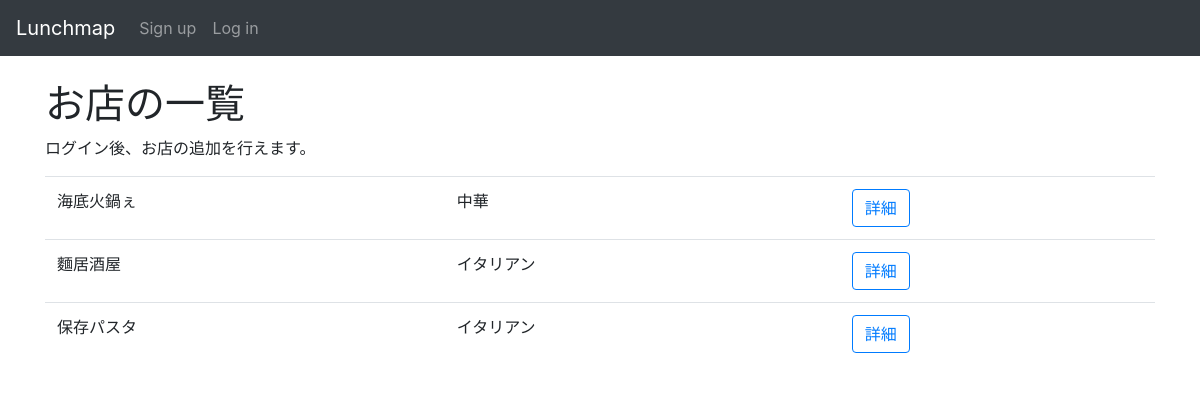
Page /lunchmap/ on the earlier database version.
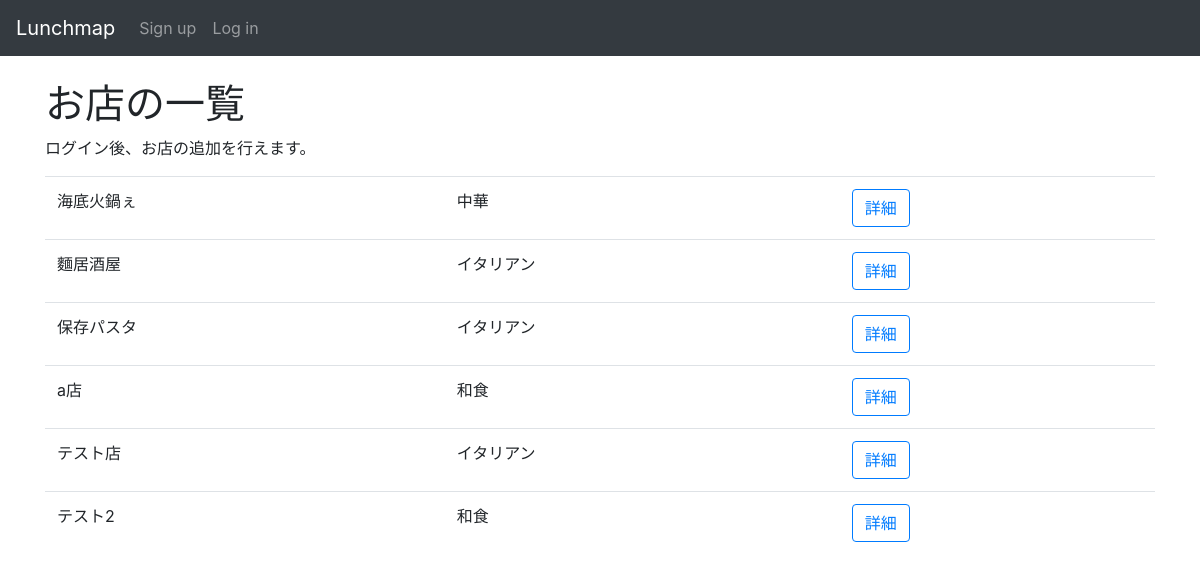
Same page on the later database version.
### lunchmap/models.py (models this page shows, shortened)
class Shop(models.Model):
    name=models.CharField(max_length=255)
    adress=models.CharField(max_length=255)
    author=models.ForeignKey(
        'auth.User',
        on_delete=models.CASCADE,
    )
    category=models.ForeignKey(
        Category,
        on_delete=models.PROTECT,
    )
    created_at=models.DateTimeField(auto_now_add=True)
    updated_at=models.DateTimeField(auto_now=True)

class Category(models.Model):
    name = models.CharField(max_length=255)
    author = models.ForeignKey(
        'auth.User',
        on_delete=models.CASCADE,
    )

### lunchmap/views.py (the view)
# urls.py: path('',views.IndexView.as_view(),name='index'),
class IndexView(ListView):
    model = Shop

### lunchmap/templates/lunchmap/shop_list.html
{% extends 'layout.html' %}
{% block content %}
<h1>お店の一覧</h1>
{% if user.is_authenticated %}
    <a href="{% url 'lunchmap:create' %}">お店の追加</a>
{% else %}
    <p>ログイン後、お店の追加を行えます。</p>
{% endif %}
<table class="table table-hover">
{% for shop in object_list %}
<tr>
    <td>{{ shop.name }}</td>
    <td>{{ shop.category.name }}</td>
    <td><a href="{% url 'lunchmap:detail' shop.id %}" class="btn btn-outline-primary">詳細</a></td>
</tr>
{% endfor %}
</table>
{% endblock %}

### templates/layout.html (shortened to what this page needs)
<!DOCTYPE html>
<html>
<head>
    <link rel='stylesheet' href='https://maxcdn.bootstrapcdn.com/bootstrap/4.0.0/css/bootstrap.min.css'>
    <link href='https://api.mapbox.com/mapbox-gl-js/v1.4.1/mapbox-gl.css' rel='stylesheet' />
</head>
<body>
    <nav class="navbar navbar-expand-sm navbar-dark bg-dark fixed-top">
        <a class="navbar-brand" href="{% url 'lunchmap:index' %}">Lunchmap</a>
        <ul class="navbar-nav">
            {% if user.is_authenticated %}
            <li class="nav-time">
                <span class="navbar-text"> {{ user }} -</span></li>
            <li class="nav-item"><a href="{% url 'logout' %}" class="logout nav-link">Log Out</a></li>
            {% else %}
            <li class="nav-item"><a href="{% url 'accounts:signup' %}" class="login nav-link">Sign up</a></li>
            <li class="nav-item"><a href="{% url 'login' %}" class="login nav-link">Log in</a></li>
            {% endif %}
        </ul>
    </nav>
    <div class="container">
    {% block content %}
    {% endblock %}
    </div>
</body>
</html>

### templates/layout.html (style rules this page uses)
body { padding-top: 80px; }

Differences in the rows shown:
added Shop: name "a店", category.name "和食"
added Shop: name "テスト店", category.name "イタリアン"
added Shop: name "テスト2", category.name "和食"
